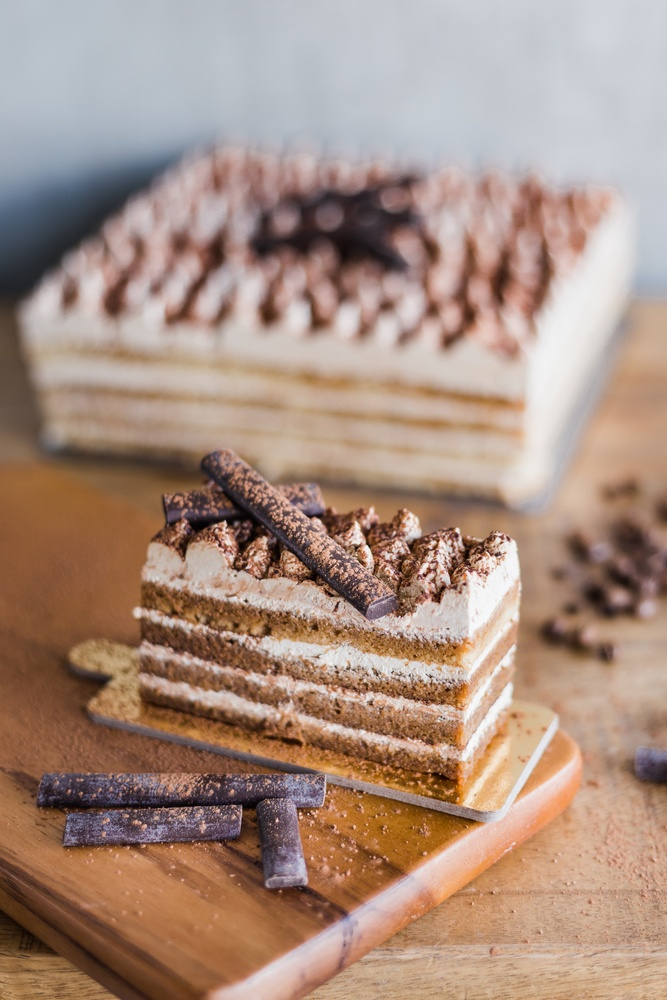
#> input picture cake_image.jpg, 667 x 1000 px, shrunk from 3177 x 4765 before the run
$ python Medtronic_image_sampling.py
#> lines starting #> are read from the running program, lines starting #| are printed output that depends on the picture
from skimage import io
import numpy as np
import matplotlib.pyplot as plt
import random


class ImageSampler:
    def __init__(self, img_path=None):
        if img_path:
            self.img_path = img_path
        self.img_details = {}

    def read_image(self):
        """
        this reads in the image and provides some information to the user before returning the image as an array
        """
        img = io.imread(self.img_path)
        self.img_details["shape"] = np.shape(img)
        print(f"The target image has a resolution of "
              f"{self.img_details['shape'][0]}px by {self.img_details['shape'][1]}px")
        return img

    def sample_image(self, img, height=10, width=10, samples=3):
        """
        This takes the image and then generates samples based on the inputs
        """
        print(f"Generating {samples} {height}x{width} sample(s) from image now!")
        max_height = self.img_details["shape"][0] - height
        max_width = self.img_details["shape"][1] - width

        out_list = []

        for i in range(samples):
            rand_x = random.randint(0, max_height)
            rand_y = random.randint(0, max_width)
            out_list.append(img[rand_x:rand_x+height, rand_y:rand_y+width])

        return out_list

    def run_sampler(self):
        """
        this is the main method which will call the other methods in order
        it also checks that the user inputs are valid for sampling the image
        """
        img = self.read_image()

        error_count = 0
        while True:
            try:
                height = int(input(f"Please input an x (height) value for the samples:\n"))
                width = int(input(f"Please input a y (width) value for the samples:\n"))
                if height <= self.img_details["shape"][0] and width <= self.img_details["shape"][1]:
                    break
                print(f"The chosen height and width must be less than the size of the image\n"
                      f"max height = {self.img_details['shape'][0]}\nmax width = {self.img_details['shape'][1]}")
                continue
            except:
                print("\nERROR: Please input whole number values as digits only")
                error_count += 1
            if error_count > 2:
                print(f"Sorry too many incorrect attempts\nExiting program now")
                exit()

        sample_list = self.sample_image(img, height, width)
        for sample in sample_list:
            plt.imshow(sample)
            plt.show()

        return img, sample_list


def main():
    image_sampler = ImageSampler("cake_image.jpg")
    image_sampler.run_sampler()
#> in read_image, img is the input picture: shape (1000, 667, 3); mean R, G, B 168.4, 142.4, 128.1
#| The target image has a resolution of 1000px by 667px
#> the loop in run_sampler, `while True:` made 1 pass; the answer given on pass 1: 100
#> after the loop in sample_image, `for i in range(samples):`: out_list = 3 items
#> the loop in run_sampler, `for sample in sample_list:` made 3 passes
#> pass 1, in run_sampler, `plt.show()`:
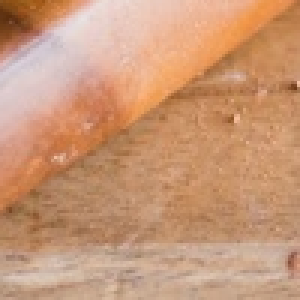
#> shown: shape (100, 100, 3) (shown 3 times larger); mean R, G, B 201.7, 152.6, 119.9
#> pass 2, in run_sampler, `plt.show()`:
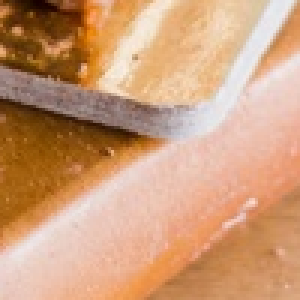
#> shown: shape (100, 100, 3) (shown 3 times larger); mean R, G, B 205.7, 158.1, 122.3


if __name__ == '__main__':
    main()
